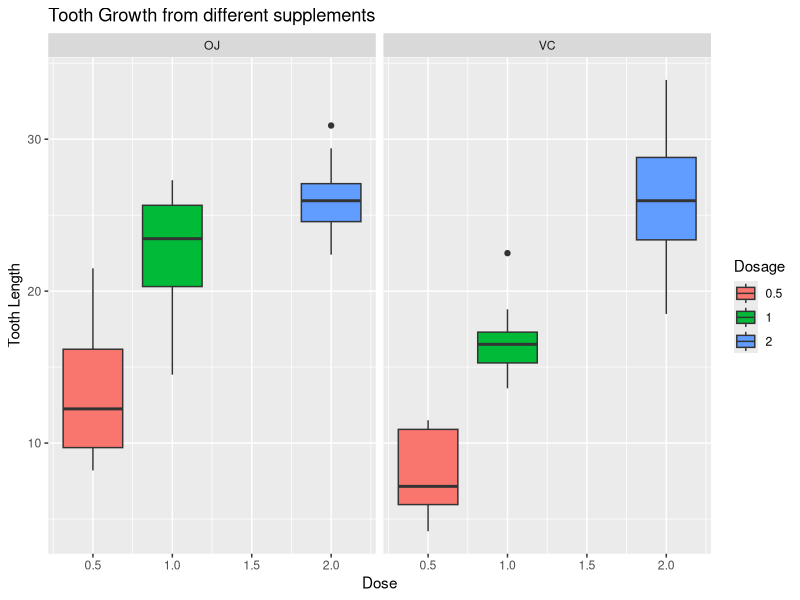

This chart was generated by the following R code:
## ---- chunk 1
knitr::opts_chunk$set(echo = TRUE, cache = TRUE)
## ---- chunk 2
library(ggplot2)
library(dplyr)
## ---- chunk 3
data("ToothGrowth")
str(ToothGrowth)
head(ToothGrowth)
## ---- chunk 4
summary(ToothGrowth)
g <- ggplot(data = ToothGrowth, aes(x = dose, y = len, fill = factor(dose)))
g + geom_boxplot()+
    facet_grid(.~supp)+
    labs(title = "Tooth Growth from different supplements", x = "Dose", y = "Tooth Length") +
    scale_fill_discrete(name = "Dosage")
growth <- ToothGrowth %>% group_by(supp, dose) %>% summarise(len = mean(len))
growth
## ---- chunk 5
OJ <- ToothGrowth$len[ToothGrowth$supp == "OJ"]
VC <- ToothGrowth$len[ToothGrowth$supp == "VC"]
t.test(OJ, VC, alternative = "greater", paired = FALSE, var.equal = FALSE, conf.level = .95)
## ---- chunk 6
d05 <- ToothGrowth$len[ToothGrowth$dose == .5]
d1 <- ToothGrowth$len[ToothGrowth$dose == 1]
d2 <- ToothGrowth$len[ToothGrowth$dose == 2]
## ---- chunk 7
t.test(d05, d1, alternative = "less", paired = FALSE, var.equal = FALSE, conf.level = .95)
## ---- chunk 8
t.test(d1, d2, alternative = "less", paired = FALSE, var.equal = FALSE, conf.level = .95)
